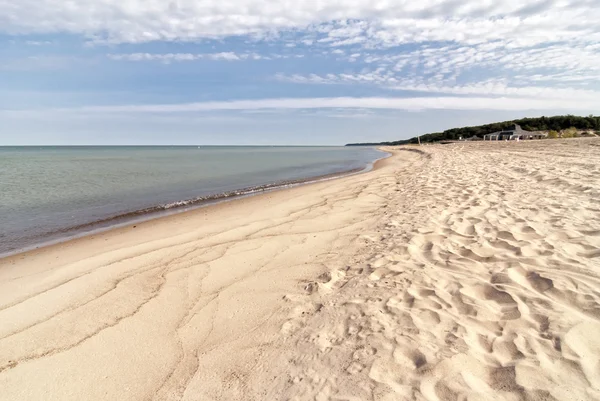
#> input picture Dataset/Clean/10.jpg, 600 x 401 px, found by its file name; its folder holds only this picture in this run
$ jupyter execute --allow-errors Percobaan2.ipynb   (older library calls are emulated)
#> lines starting #> are read from the running program, lines starting #| are printed output that depends on the picture
## Project PCD Kelompok 34

## Percobaan Kedua
# menggunakan Preprocessing Gaussian - Prewitt - Median

# Import Library untuk Pemrosesan Citra dan Machine Learning

[cell 1]
# Import library yang kalian butuhkan
import os
import cv2 as cv
import matplotlib.pyplot as plt
import numpy as np
import pandas as pd
from sklearn.model_selection import train_test_split, cross_val_predict
from sklearn.metrics import accuracy_score, classification_report
from skimage.feature import graycomatrix, graycoprops
from scipy.stats import entropy
from sklearn.ensemble import RandomForestClassifier
from sklearn.svm import SVC
from sklearn.neighbors import KNeighborsClassifier
from sklearn.metrics import accuracy_score, precision_score, recall_score, f1_score, confusion_matrix, classification_report
from sklearn.metrics import (confusion_matrix, ConfusionMatrixDisplay)
import seaborn as sns
from collections import Counter

Cell ini digunakan untuk mengimpor berbagai library yang diperlukan dalam pemrosesan citra, analisis tekstur, statistik, serta penerapan algoritma  mesin learning untuk klasifikasi. Dengan library ini, dapat dilakukan segmentasi, ekstraksi fitur, evaluasi model, dan visualisasi hasil.

1. cv2 (OpenCV) digunakan untuk membaca, memproses, dan mengekstrak fitur dari citra.
2. matplotlib.pyplot memfasilitasi visualisasi data, termasuk citra dan grafik analisis.
3. numpy menyediakan operasi numerik dan array yang efisien.
4. pandas digunakan untuk manipulasi dan analisis data dalam format tabular.
5. sklearn.model_selection memungkinkan pemisahan data ke dalam set pelatihan dan pengujian serta validasi model.
6. sklearn.metrics berisi metrik evaluasi untuk mengukur performa model klasifikasi.
7. skimage.feature memiliki fungsi untuk ekstraksi fitur tekstur menggunakan matriks co-occurrence (graycomatrix) dan properti tekstur (graycoprops).
8. scipy.stats menyediakan fungsi statistik, termasuk perhitungan entropi.
9. sklearn.ensemble, sklearn.svm, sklearn.neighbors berisi berbagai algoritma pembelajaran mesin seperti Random Forest, Support Vector Machine, dan K-Nearest Neighbors.
10. seaborn memfasilitasi visualisasi data dengan grafik yang lebih informatif dan estetis.
11. collections.Counter digunakan untuk menghitung kemunculan elemen dalam suatu dataset.

# Fungsi Crop Citra ke Ukuran 1:1

[cell 2]
# fungsi untuk crop citra ke ukuran 1 banding 1
def crop_to_1by1(citra_input):
    tinggi, panjang = citra_input.shape[:2]

    if(panjang == tinggi):
        print(f"{tinggi} == {panjang}\n tidak perlu crop ke 1:1")
        return citra_input

    if panjang < tinggi:
        terpendek = panjang
    elif panjang > tinggi:
        terpendek = tinggi

    hasil = np.zeros((terpendek, terpendek), dtype=citra_input.dtype)

    if panjang > tinggi:
        offset = (panjang - terpendek) // 2
        for i in range(terpendek):
            for j in range(terpendek):
                hasil[i, j] = citra_input[i, j + offset]
    else:
        offset = (tinggi - terpendek) // 2
        for i in range(terpendek):
            for j in range(terpendek):
                hasil[i, j] = citra_input[i + offset, j]

    return hasil

Fungsi crop_to_1by1 digunakan untuk memastikan bahwa citra memiliki aspek rasio 1:1 dengan memotong bagian yang lebih panjang agar sesuai dengan sisi yang lebih pendek. Fungsi ini berguna dalam pemrosesan citra, terutama saat diperlukan format persegi untuk analisis lebih lanjut atau sebagai input bagi model pembelajaran mesin.

Alur Kerja

1. Fungsi menerima sebuah citra sebagai input dalam bentuk array.
2. Ukuran citra diambil dengan membaca nilai tinggi dan panjangnya.
3. Jika citra sudah memiliki aspek rasio 1:1, tidak dilakukan pemrosesan lebih lanjut, dan citra dikembalikan tanpa perubahan.
4. Jika panjang lebih besar dari tinggi, maka bagian tengah citra secara horizontal dipilih untuk dipotong.
5. Jika tinggi lebih besar dari panjang, maka bagian tengah citra secara vertikal dipilih untuk dipotong.
6. Sebuah array kosong dengan ukuran persegi dibuat untuk menyimpan hasil cropping.
7. Dengan menggunakan offset, bagian tengah dari citra asli diambil dan dimasukkan ke dalam array baru.
8. Citra yang telah dipotong dikembalikan sebagai output.

Komponen yang berperan utama dalam fungsi ini adalah np.zeros, yang digunakan untuk membuat array kosong sebagai wadah hasil cropping, serta perhitungan offset yang menentukan bagian mana dari citra asli yang dipotong agar tetap berada di tengah. Loop for digunakan untuk menyalin data dari citra asli ke citra hasil cropping. Input fungsi ini adalah citra dengan dimensi yang tidak berbentuk persegi, sedangkan outputnya adalah citra hasil cropping yang memiliki rasio 1:1 sehingga lebih mudah diolah dalam berbagai aplikasi.

# Fungsi Resize Citra agar Semua Memiliki Ukuran yang Sama

[cell 3]
# fungsi untuk resize citra agar semuanya memiliki ukuran yang sama
def resize(citra_input, tinggi_baru, panjang_baru):
    tinggi, panjang = citra_input.shape[:2]
    resized_citra = np.zeros((tinggi_baru, panjang_baru), dtype=citra_input.dtype)

    y_ratio = tinggi / tinggi_baru
    x_ratio = panjang / panjang_baru

    for i in range(tinggi_baru):
        for j in range(panjang_baru):
            src_y = int(i * y_ratio)
            src_x = int(j * x_ratio)
            resized_citra[i, j] = citra_input[src_y, src_x]

    return resized_citra

Fungsi resize digunakan untuk mengubah ukuran citra agar semuanya memiliki dimensi yang seragam, yaitu sesuai dengan nilai tinggi_baru dan panjang_baru yang diberikan. Ini berguna dalam pemrosesan citra, terutama ketika dataset terdiri dari gambar dengan ukuran yang bervariasi dan perlu dinormalisasi sebelum analisis lebih lanjut atau sebagai input bagi model pembelajaran mesin.

Alur Kerja

1. Fungsi menerima citra sebagai input dalam bentuk array serta dua parameter tinggi_baru dan panjang_baru yang menentukan ukuran akhir citra.
2. Mengambil ukuran awal citra dengan membaca tinggi dan panjangnya.
3. Membuat array kosong dengan ukuran yang diinginkan menggunakan np.zeros sebagai wadah citra hasil resize.
4. Menghitung rasio perbandingan antara dimensi asli dan dimensi yang diinginkan (y_ratio dan x_ratio).
5. Iterasi dilakukan untuk mengisi array baru dengan nilai dari citra asli berdasarkan rasio perbandingan, dengan mengambil nilai piksel terdekat dari citra asli.
6. Citra hasil resize kemudian dikembalikan sebagai output.

Komponen yang berperan utama dalam fungsi ini adalah np.zeros, yang digunakan untuk membuat array kosong sebagai wadah hasil resize, serta perhitungan y_ratio dan x_ratio yang menentukan cara pengambilan piksel dari citra asli. Loop for digunakan untuk menyalin nilai piksel berdasarkan perhitungan rasio tersebut. Input fungsi ini adalah citra dengan ukuran bervariasi, sedangkan outputnya adalah citra hasil resize dengan dimensi yang telah ditentukan sehingga lebih mudah diproses dalam berbagai aplikasi.

## Data Loading

Buat struktur folder dataset sebagai berikut:
```
.
└──dataset
    ├── label1
	├── image1.jpg
	├── image2.jpg
	└── image3.jpg
    ├── label2
    └── label3
    └── dst...
```

# Proses Pembacaan dan Pra-Pemrosesan Dataset Citra

Fungsi ini digunakan untuk membaca dataset citra dari direktori yang telah ditentukan, kemudian melakukan serangkaian tahap pra-pemrosesan seperti konversi ke grayscale, cropping ke ukuran 1:1, dan resizing agar semua citra memiliki ukuran yang seragam sebelum dimasukkan ke dalam array untuk analisis lebih lanjut.

Alur Kerja

1. Membuat tiga list kosong yaitu data, labels, dan file_name untuk menyimpan citra, label, dan nama file.
2. Mengiterasi setiap sub-folder dalam direktori dataset sebagai kategori label.
3. Membaca semua file citra dalam setiap sub-folder dan menentukan path lengkapnya.
4. Menggunakan OpenCV untuk membaca citra dari path yang ditentukan.
5. Mengonversi citra menjadi format uint8 agar sesuai dengan tipe data citra standar.
6. Mengubah citra ke mode grayscale dengan cv.cvtColor(img, cv.COLOR_BGR2GRAY), sehingga hanya satu channel intensitas yang dipertahankan.
7. Memastikan bahwa citra memiliki aspek rasio 1:1 dengan memanggil fungsi crop_to_1by1().
8. Menyesuaikan ukuran citra agar menjadi 140x140 piksel menggunakan fungsi resize().
9. Menyimpan citra yang telah diproses ke dalam list data, sementara label kategori dari citra disimpan dalam labels, dan nama file dicatat dalam file_name.
10. Setelah seluruh citra dalam dataset selesai diproses, data dan labels dikonversi ke array NumPy untuk mempermudah manipulasi dan analisis lebih lanjut.

Komponen yang berperan utama dalam fungsi ini adalah OpenCV untuk membaca dan memproses citra, serta fungsi crop_to_1by1 dan resize yang memastikan konsistensi ukuran citra. Input dari proses ini adalah sekumpulan citra dalam berbagai format dan ukuran, sedangkan outputnya berupa array NumPy yang berisi citra yang telah diproses serta label kategori dari masing-masing citra untuk keperluan klasifikasi.

[cell 4]
data = []
labels = []
file_name = []
for sub_folder in os.listdir("dataset\\"):
    sub_folder_files = os.listdir(os.path.join("dataset\\", sub_folder))
    for i, filename in enumerate(sub_folder_files):
        img_path = os.path.join("dataset\\", sub_folder, filename)
        img = cv.imread(img_path)
#> img is the input picture: shape (401, 600, 3); mean B, G, R 184.3, 193.2, 201.6
        img = img.astype(np.uint8)
        img = cv.cvtColor(img, cv.COLOR_BGR2GRAY)
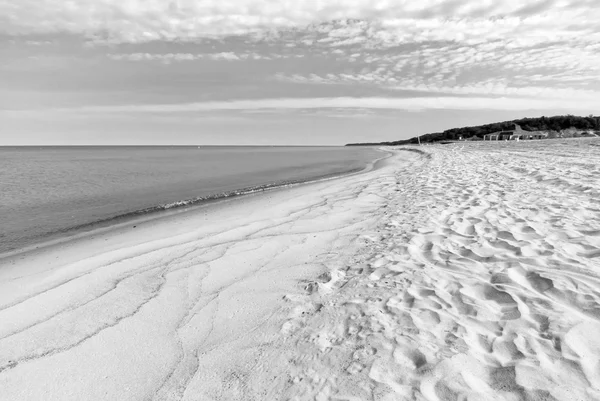
#> img: shape (401, 600); min 0, max 255, mean 194.7
        img = crop_to_1by1(img)
#> after the loop in crop_to_1by1, `for i in range(terpendek):`:
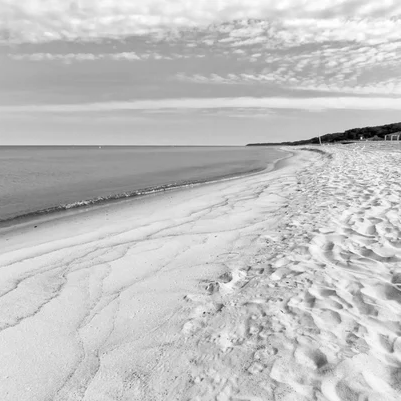
#> hasil: shape (401, 401); min 0, max 255, mean 194.6
        img = resize(img, 140, 140)
#> after the loop in resize, `for i in range(tinggi_baru):`:
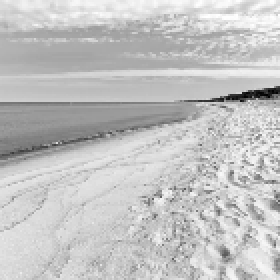
#> resized_citra: shape (140, 140) (shown 2 times larger); min 0, max 255, mean 194.7

        data.append(img)
        labels.append(sub_folder)
        name = os.path.splitext(filename)[0]
        file_name.append(filename)

data = np.array(data)
labels = np.array(labels)

## Data Understanding

# Menampilkan Jumlah Data dalam Dataset

Kode ini digunakan untuk menampilkan informasi jumlah data dalam dataset citra yang telah diproses, termasuk jumlah total gambar, jumlah kelas unik, dan distribusi jumlah gambar per kelas.

Alur Kerja

1. Menghitung jumlah total gambar dalam dataset dengan len(data).
2. Menghitung jumlah kelas unik dalam dataset menggunakan np.unique(labels), yang mengidentifikasi jumlah kategori berbeda dalam label citra.
3. Menghitung distribusi jumlah gambar dalam setiap kelas menggunakan Counter(labels), yang membantu memahami sebaran data antar kategori.

Input dari proses ini adalah array data dan label dari dataset citra, sedangkan outputnya berupa informasi jumlah total gambar, jumlah kelas, dan distribusi data per kelas yang dapat digunakan untuk pemantauan dataset sebelum melanjutkan ke tahap analisis atau pelatihan.

[cell 5]
# -----------------------------
# 1. Menampilkan Jumlah Data
print("Jumlah total gambar:", len(data))
#| Jumlah total gambar: 2
print("Jumlah kelas:", len(np.unique(labels)))
print("Distribusi per kelas:", Counter(labels))

[cell 6]
# -----------------------------
# 2. Visualisasi Distribusi Data
label_df = pd.DataFrame({'Label': labels})
plt.figure(figsize=(6,4))
sns.countplot(x='Label', data=label_df)
plt.title("Distribusi Gambar per Kelas")
plt.xlabel("Kelas")
plt.ylabel("Jumlah Gambar")
plt.tight_layout()
plt.show()
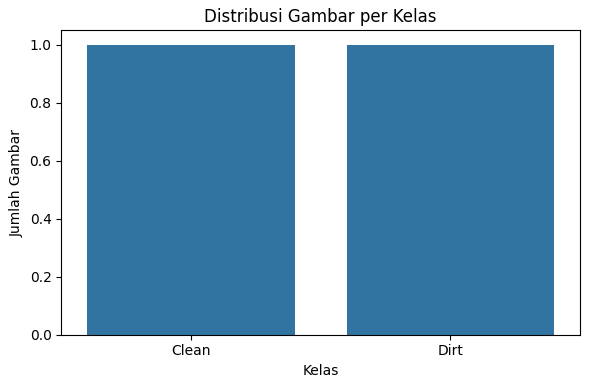
#> figure drawn by matplotlib, 1 panel

[cell 7]
# -----------------------------
# 3. Menampilkan Sample Gambar per Kelas
unique_labels = np.unique(labels)
plt.figure(figsize=(15, 10))  # disesuaikan agar muat 5 kolom

for i, label in enumerate(unique_labels):
    idxs = np.where(labels == label)[0][:5]  # ambil 5 indeks pertama untuk label ini
    for j, idx in enumerate(idxs):
        plt.subplot(len(unique_labels), 5, i*5 + j + 1)
        plt.imshow(data[idx], cmap='gray')
        plt.title(f"{label} ({j+1})")
        plt.axis('off')

plt.suptitle("Contoh Citra per Kelas", fontsize=14)
plt.tight_layout()
plt.show()

[cell 8]
# [20 lines of commented-out code are left out]

[cell 9]
# [20 lines of commented-out code are left out]

## Data Augmentation

### Define Augmentation Function

# Fungsi Horizontal Flip untuk Citra

[cell 10]
def horizontal_flip(img):
    tinggi, panjang = img.shape[:2]
    flipped = [[img[i][-j - 1] for j in range(panjang)] for i in range(tinggi)]
    return np.array(flipped, dtype=np.uint8)

Fungsi horizontal_flip digunakan untuk membalik citra secara horizontal, sehingga gambar yang dihasilkan memiliki orientasi terbalik dari sisi kanan ke kiri. Teknik ini berguna dalam augmentasi data untuk memperluas variasi sampel dalam dataset pelatihan model pembelajaran mesin.

Alur Kerja

1. Mengambil ukuran citra dengan membaca nilai tinggi dan panjangnya.
2. Menggunakan list comprehension untuk membalik citra secara horizontal dengan cara menyalin setiap baris dan membalik urutan piksel dalam setiap kolom.
3. Menyimpan hasil flipping dalam array baru.
4. Mengonversi array hasil ke dalam tipe data NumPy dengan tipe uint8 agar sesuai dengan format citra standar.
5. Mengembalikan citra hasil flipping sebagai output.

Komponen utama yang digunakan adalah list comprehension untuk mengakses dan membalik nilai piksel dengan cara mengiterasi setiap baris citra serta membalikkan setiap kolomnya. Input dari fungsi ini adalah citra dalam bentuk array, sedangkan outputnya berupa citra hasil flipping secara horizontal, yang dapat digunakan dalam berbagai analisis dan aplikasi pembelajaran mesin.

# Melakukan Augmentasi Data dengan Horizontal Flip

[cell 11]
# melakukan augmentasi data
data_augmented = []
labels_augmented = []
paths_augmented = []
file_name_augmented = []

for i in range(len(data)):
    original_img = data[i]
    label = labels[i]
    fname = file_name[i]

    flipped_img = horizontal_flip(original_img)

    data_augmented.append(flipped_img)
    labels_augmented.append(label)
    file_name_augmented.append(f"{fname}_flipped")
    paths_augmented.append(f"augmented/{fname}_flipped.png")
#> this loop made 2 passes
#> (label, fname, tinggi in horizontal_flip, panjang in horizontal_flip) on pass 1: ('Clean', '10.jpg', 140, 140)
#> pass 1, `flipped_img = horizontal_flip(original_img)`:
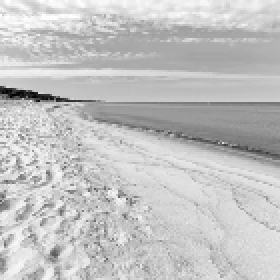
#> flipped_img: shape (140, 140) (shown 2 times larger); min 0, max 255, mean 194.7
#> pass 2, `flipped_img = horizontal_flip(original_img)`:
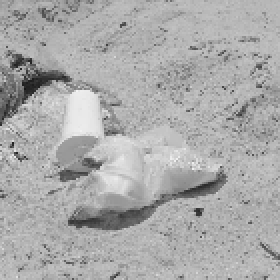
#> flipped_img: shape (140, 140) (shown 2 times larger); min 23, max 243, mean 170.7
#> after the loop, data_augmented = 2 items; file_name_augmented = 2 items; labels_augmented = ['Clean', 'Dirt']; paths_augmented = 2 items
#> (the rest of the program and of its run is left out)
